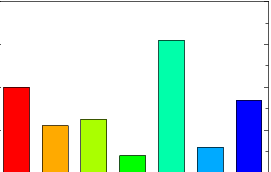

The script that drew this image:
#******************************************************************#
# File Name      :      diabetes.py                                #
# Date           :      07/11/2007                                 #
# Author         : Maxin B. John <maxinbjohn at gmail.com>         #
# Project Name   : PyX sample programs                             #
# Version        :1.0                                              #
# Discription    :This will generate the diabetes level graph      #
# History        : 07.11.2007 - Created this file.                 #
#******************************************************************#

from pyx import *

g = graph.graphxy(width=8, x=graph.axis.bar()) # graphxy instance
g.plot(graph.data.file("diabetes.dat", xname=0, y=2), [graph.style.changebar()])
g.writePSfile("diabetes")
